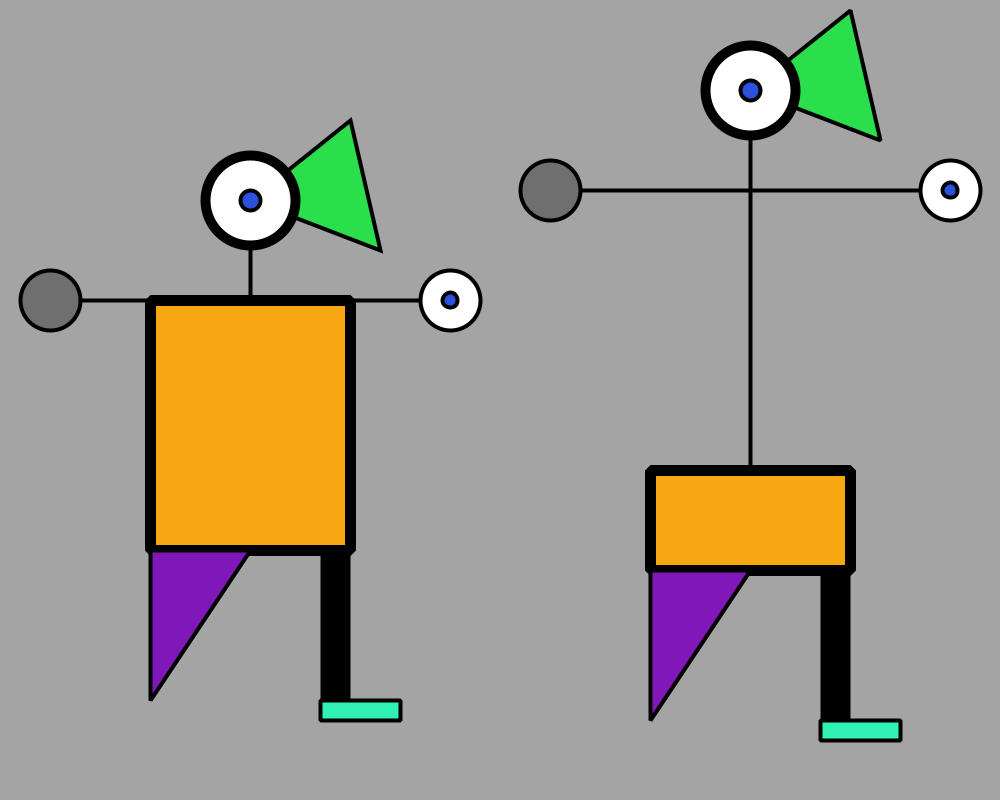
Frame 1 (no input)
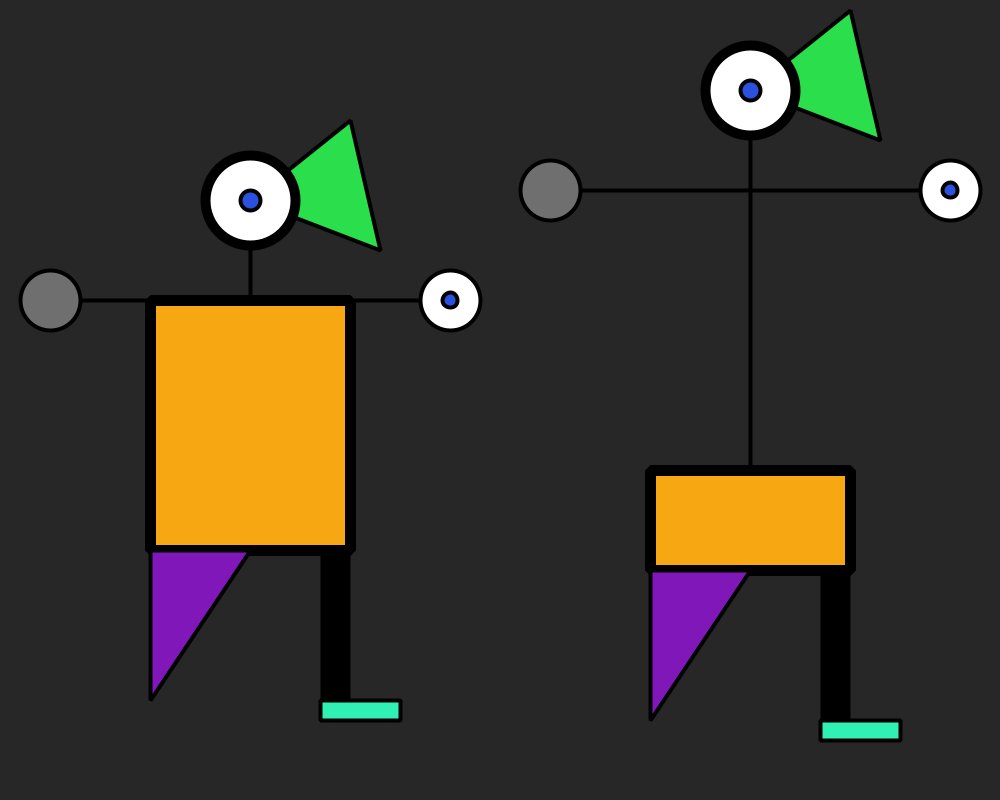
Frame 60 (the mouse pressed at the canvas centre just before this capture)
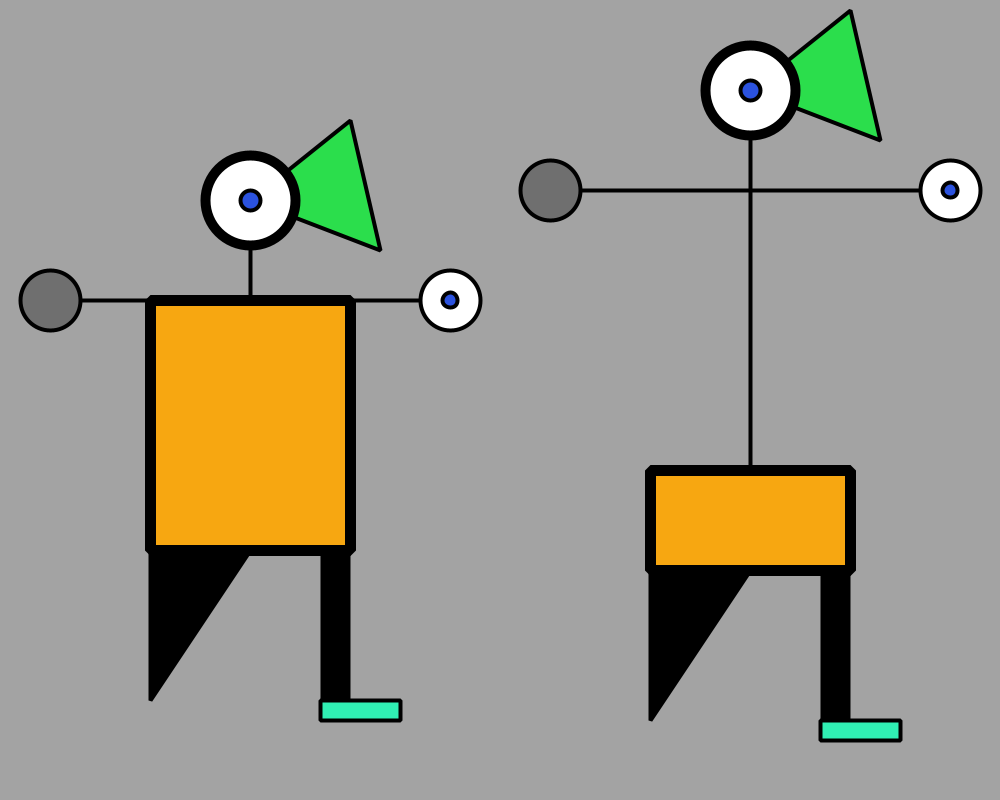
Frame 120 (the mouse held since frame 60 and released just before this capture)

The Processing sketch that drew these frames (run headless with seeded random() and noise(); from frame 60 on, the mouse is pressed at the canvas centre):

// Processing sketch: processing_57627
// ── processing_57627.pde

int x = 400;
int y = 120;
int bodyHeight = 200;
int neckHeight = 300;
int diameter = 90;

void setup(){
  size (1000, 800);
  smooth();
  ellipseMode (DIAMETER);
  frameRate (5); //fast changing background
}

void draw(){
  float r = random (0,255);//random grayscale selection
  background (r);
  drawRobot (250, 200, 250, 100); //x, y, bodyHeight, neckHeight
  drawRobot(750, 90, 100, 380);
  
  }
void drawRobot(int x, int y, int bodyHeight, int neckHeight) {
  
  float ny = y+bodyHeight+neckHeight+diameter;
  
  //triangle
  strokeWeight(4);
  fill(43, 222, 76);
  triangle (x, y, x+100, y-80, x+130, y+50);
  //big eye
  strokeWeight(10);
  fill(255);
  ellipse(x, y, diameter, diameter);
  //pupil
  strokeWeight(4);
  fill(43, 82, 222);
  ellipse(x, y, 20, 20);
  //neck
  line(x, y+diameter/2, x, y+neckHeight);
  //cross section
  strokeWeight(4);
  line(x-200, y+100, x+200, y+100);
  //left
  fill(111);
  ellipse(x-200, y+100, 60, 60);
  fill(43, 82, 222);
  ellipse(x+200, y+100, 15, 15);
  //right
  fill(255);
  ellipse(x+200, y+100, 60, 60);
  fill(43,82, 222);
  ellipse(x+200, y+100, 15, 15);
  //body
  strokeWeight(11);
  strokeJoin(BEVEL);
  fill(247, 167, 17);
  rect(x-100, y+neckHeight, 200, bodyHeight);
 
  //legs
  strokeWeight(4);
  stroke (0);
  fill(127, 23, 185);
  if (mousePressed == true){
    fill(0);
    }
    triangle(x-100, y+neckHeight+bodyHeight+150, x-100, y+neckHeight+bodyHeight, x, y+neckHeight+bodyHeight);
    
    strokeWeight(30);
    strokeCap(SQUARE);
    line (x+85, y+neckHeight+bodyHeight, x+85, y+neckHeight+bodyHeight+150);
    strokeWeight(4);
    fill(48, 240, 180);
    rect(x+70, y+neckHeight+bodyHeight+150, 80, 20);
 
}
